Frame 1 (no input): blank canvas, image omitted
Frame 60 (no input): blank canvas, image omitted
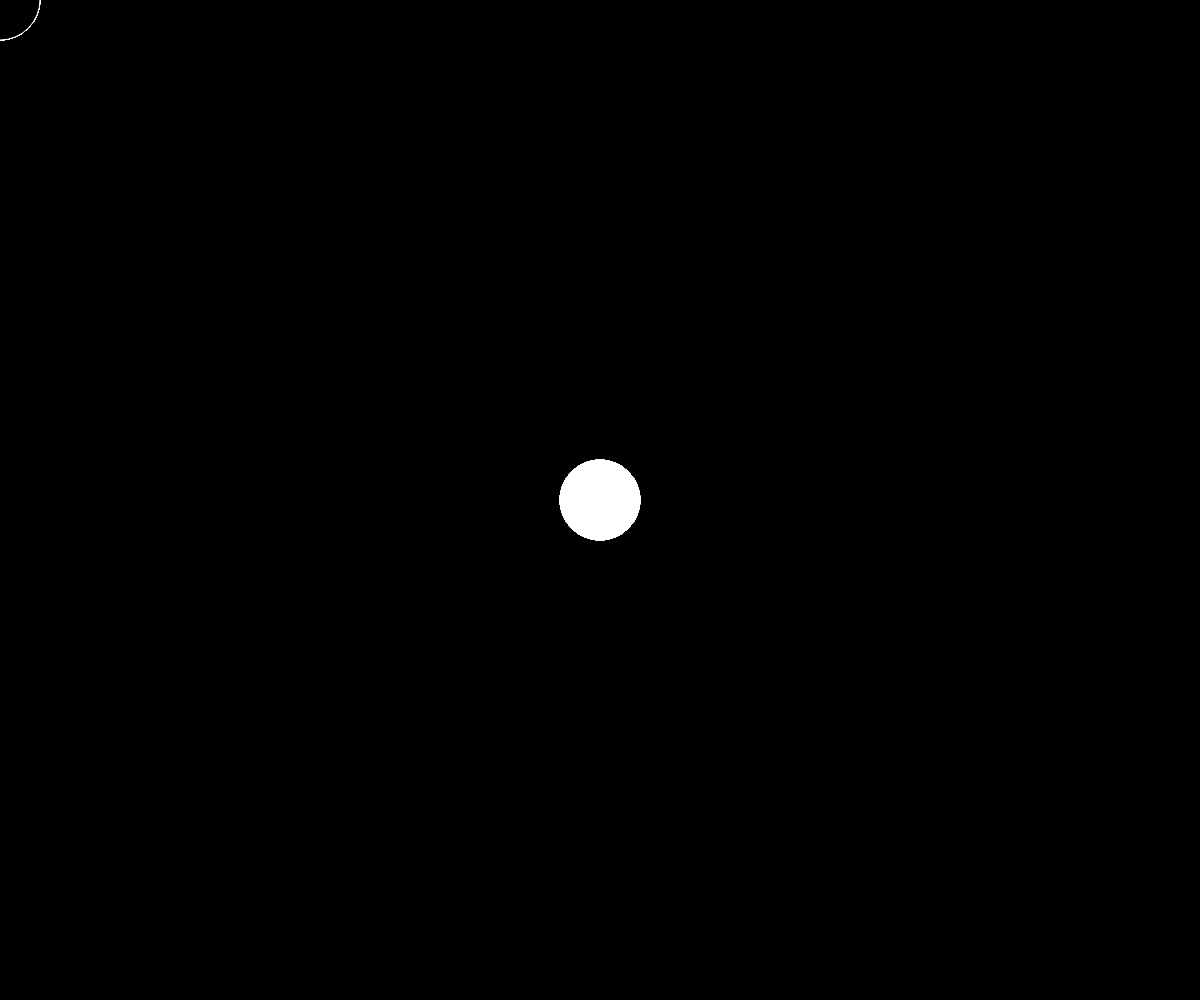
Frame 120 (the mouse pressed at the canvas centre since frame 60)

The p5.js sketch whose frames 1 and 60 were blank and that drew this single picture after the mouse press (run headless with seeded random() and noise() and a simulated clock; from frame 60 on, the mouse is pressed at the canvas centre):

// p5.js sketch
// ── sketch.js
function setup() {
  createCanvas(windowWidth, windowHeight);
  background(0);
  stroke(255)
}

function draw() {
  if (mouseIsPressed) {
    fill(255);
  } else {
    fill(0);
  }
  ellipse(mouseX, mouseY, 80, 80);
}
